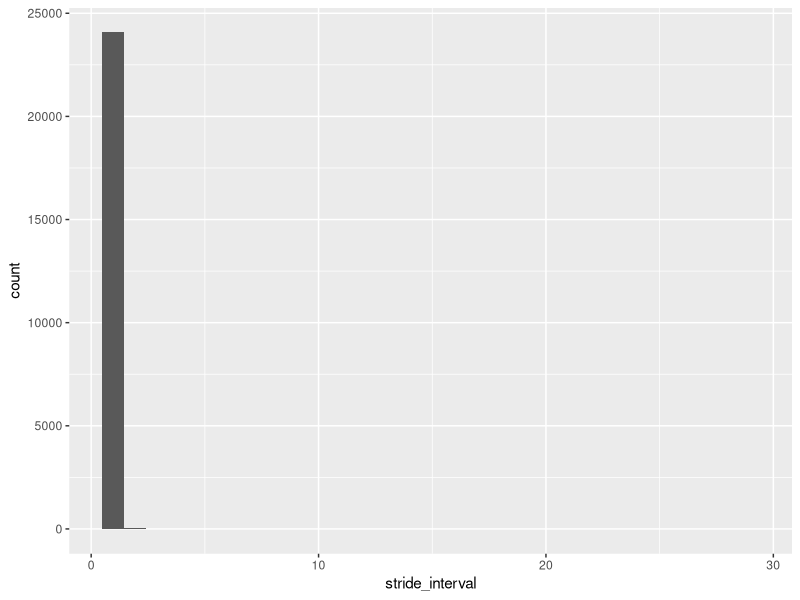

Generate this figure with R:
## ---- chunk 1
library(knitr)
knitr::opts_chunk$set(collapse = TRUE, comment = "#>", 
                      fig.path = "imgs/eda-", 
                      echo = FALSE, message = FALSE, 
                      warning = FALSE, error = FALSE)
knitr::opts_chunk$set(fig.width = 8, fig.height = 8)
options(scipen = 999)
## ---- chunk 2
library(dplyr)
library(ggplot2)
library(scales)
## ---- chunk 3
intervals <- read.csv("../data/prepped/intervals.csv", stringsAsFactors = FALSE)
details <- read.csv("../data/prepped/summary.csv", stringsAsFactors = FALSE)
## ---- chunk 4

## ---- chunk 5
ggplot(intervals, aes(x = stride_interval)) + 
  geom_histogram()

# todo check acf to ensure that stride_interval's aren't autocorrelated
## ---- chunk 6
sessionInfo()
